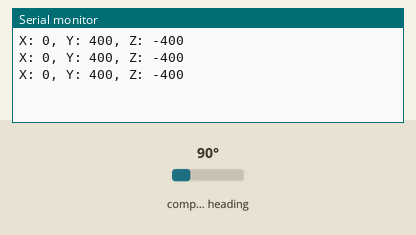
Bench run of a sketch on a simulated Arduino Uno, built with avr-gcc and run on an emulated ATmega328P. Parts: the last lines printed to the serial monitor. Wiring (inferred from the names in the program): HMC5883L compass at I2C address 0x1E. Inputs (shaded band) come from the test bench; at power-on: compass heading 90°.

Above: at 1.3 s.
1.4 s: compass heading set to 7°
At 1.8 s:
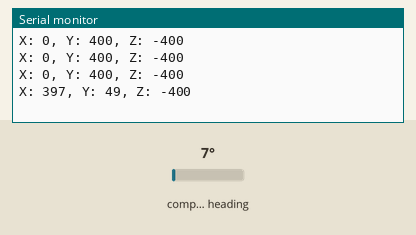
2.9 s: compass heading set to 180°
At 3.4 s:
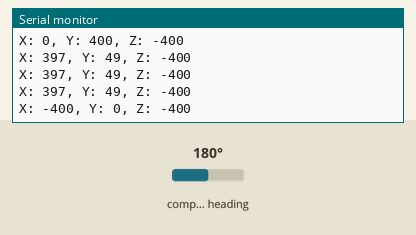
Timing chart, 0 to 5.9 s (numbered marks = the images above; inputs shaded):
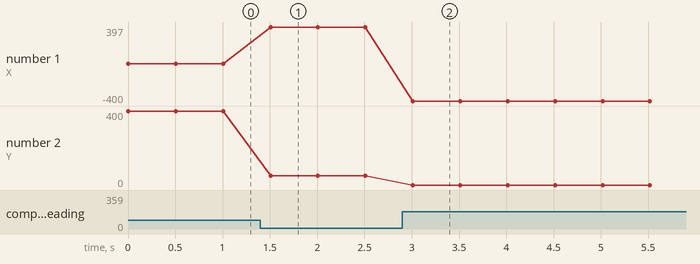

Measured:
- after the input at 1.4 s, the serial monitor: prints a new line after 0.11 s (image 1)
- after the input at 2.9 s, the serial monitor: prints a new line after 0.11 s (image 2)
- plotted number 1: 0 → 397 after the input at 1.4 s
- plotted number 2: 400 → 49 after the input at 1.4 s

The sketch:

MAGNE_HMC5883L_HW127.ino
```cpp
#include <Wire.h>

// I2C address of the HMC5883L
#define HMC5883L_Address 0x1E

// Offsets applied to raw x, y, z values
int xOffset = 0, yOffset = 0, zOffset = 0;

// Function to read data from HMC5883L
void readMagnetometer(int &x, int &y, int &z) {
  Wire.beginTransmission(HMC5883L_Address);
  Wire.write(0x03); // Start reading from register 3
  Wire.endTransmission();

  Wire.requestFrom(HMC5883L_Address, 6);
  if (6 <= Wire.available()) {
    x = Wire.read() << 8; // X msb
    x |= Wire.read();     // X lsb
    z = Wire.read() << 8; // Z msb
    z |= Wire.read();     // Z lsb
    y = Wire.read() << 8; // Y msb
    y |= Wire.read();     // Y lsb
    x -= xOffset;
    y -= yOffset;
    z -= zOffset;
  }
}

void setup() {
  Serial.begin(9600);
  Wire.begin();

  // Setup configuration register A
  // Average 8 samples, 15 Hz data output rate, normal measurement
  Wire.beginTransmission(HMC5883L_Address);
  Wire.write(0x00); // Select register
  Wire.write(0x70); // Write register value
  Wire.endTransmission();

  // Setup configuration register B (gain)
  Wire.beginTransmission(HMC5883L_Address);
  Wire.write(0x01); // Select register
  Wire.write(0xA0); // Gain = 5
  Wire.endTransmission();

  // Set mode register to continuous measurement mode
  Wire.beginTransmission(HMC5883L_Address);
  Wire.write(0x02); // Select register
  Wire.write(0x00); // Continuous measurement mode
  Wire.endTransmission();
}

void loop() {
  int x, y, z;
  readMagnetometer(x, y, z);

  Serial.print("X: ");
  Serial.print(x);
  Serial.print(", Y: ");
  Serial.print(y);
  Serial.print(", Z: ");
  Serial.print(z);
  Serial.println();

  delay(500); // Update every half-second
}
```
